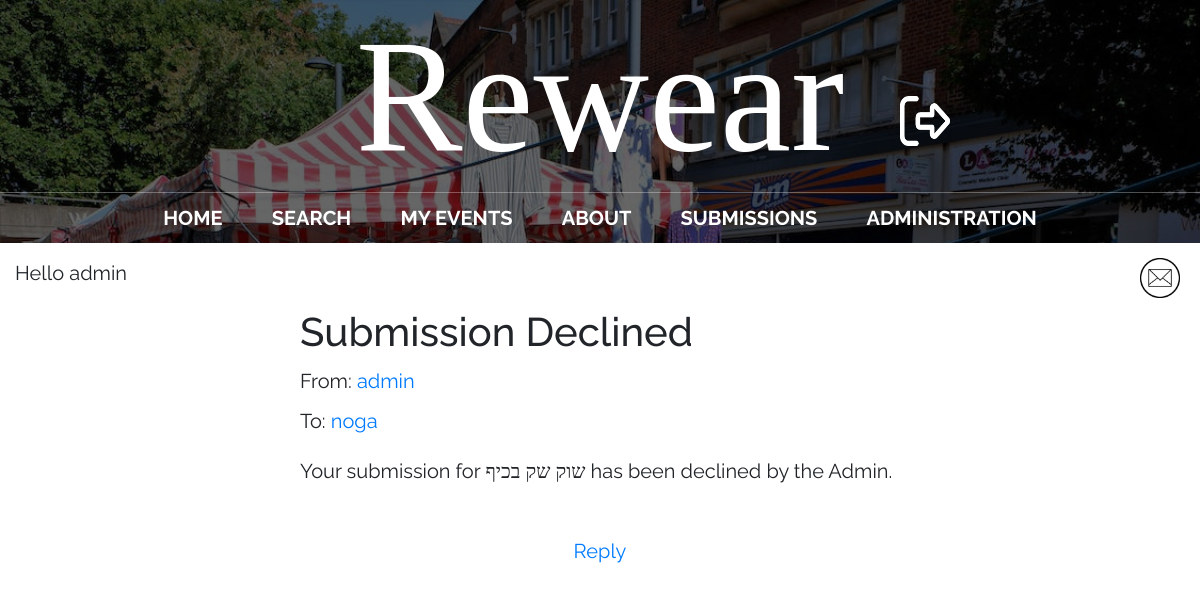
/message_detail/15/ (signed in), run on the app's committed database.
### main/models.py (models this page shows)
class Message(models.Model):
    sender = models.ForeignKey(User, on_delete=models.CASCADE, related_name='sent_messages')
    recipient = models.ForeignKey(User, on_delete=models.CASCADE, related_name='received_messages')
    subject = models.CharField(max_length=255)
    body = models.TextField()
    from django.utils import timezone
    created_at = models.DateTimeField(default=timezone.now)
    is_read = models.BooleanField(default=False)

### main/views.py (the view)
# urls.py: path("message_detail/<message_id>/", views.message_detail, name="message_detail"),
@login_required
def message_detail(request, message_id):
    message = Message.objects.get(id=message_id)
    if request.user == message.recipient:
        message.is_read = True
        message.save()
    new_mail = new_messages(request.user.username)
    return render(request, 'main/message_detail.html', {'message': message, 'new_mail': new_mail})

### main/views.py (called while the page is built)
def new_messages(username):
    try:
        messages = Message.objects.filter(recipient=User.objects.filter(username=username)[0])
        for m in messages:
            if not m.is_read:
                return True
        return False
    except:
        return False

### main/templates/main/message_detail.html (shortened to what this page needs)
{% extends 'main/base.html' %}
{% block content %}
<center>
  <h2 class="details">{{ message.subject }}</h2>
  <p class="details">From: <a href="/profile/{{ message.sender.username }}">{{ message.sender.username }}</a></p>
  <p class="details">To: <a href="/profile/{{ message.recipient.username }}">{{ message.recipient.username }}</a></p>
  <div class="details"><p>{{ message.body | linebreaks}}</p></div>
  <br />
  <a href="/send_message/{{message.sender.username}}/">Reply</a>
</center>
{% endblock %}

### main/templates/main/base.html (shortened to what this page needs)
{% load static %}
<!doctype html>
<html>
	<head>
		<link rel="stylesheet" href="https://stackpath.bootstrapcdn.com/bootstrap/4.3.1/css/bootstrap.min.css">
		<link rel="stylesheet" href="{% static 'css/styles.css' %}">
	</head>
	<body>
	<div id = "content", name = "content">
		<div class="row justify-content-center">
			<div class="col-12">
					<header class="main-header">
						<h1 id="header-title" class="header-name header-name-large" style="text-align: center; position: relative;">Rewear
							{% if user.is_authenticated %}
								<span class="header-photo-wrapper">
									<a href="/logout">
										<img src="{% static 'media/logout.png' %}" alt="logout" class="header-photo" width="50" height="50">
									</a>
								</span>
							{% endif %}
						</h1>
						<nav class="nav main-nav">
							<ul>
								<li><a href="/">Home</a></li>
								{% if user.is_authenticated %}
									<li><a href="/search_page/">Search</a></li>
									<li><a href="/my_events/{{request.user.id}}">My Events</a></li>
								{% endif %}
								<li><a href="/about/">About</a></li>
								{% if user.is_authenticated and user.is_superuser %}
									<li><a href="/submissions/">Submissions
									</a></li>
									<li><a href="/admin/">Administration</a></li>
								{% elif user.is_authenticated and user.is_active%}
								<li><a href="/profile/">My Profile</a></li>
								{% endif %}
							</ul>
						</nav>
					</header>
			{% if user.is_authenticated %}
			<p style="text-align:left;margin:15px;">
				<td><left>Hello {{request.user.username}}</left></td>
				<span style="float:right;">
					{% if new_mail %}
						<a href="/inbox" style="text-decoration:none">
							<img src='{% static "media/new_mail.png" %}' alt="inbox" height=40px width=40px class="animation">&nbsp;
						</a>
					{% else %}
						<a href="/inbox" style="text-decoration:none">
							<img src='{% static "media/mail_icon.png" %}' alt="inbox" height=40px width=40px class="mail_icon">&nbsp;
						</a>
					{% endif %}
				</span>
			</p>
			{% endif %}
				{% block content %}
				{% endblock %}
			</div>
		</div>
	</div>
	</body>
</html>

### static/css/styles.css (style rules this page uses)
* { box-sizing: border-box; font-family: Raleway; }
html, body { margin: 0; padding: 0; }
.nav ul { margin: 0; padding: 0; }
.nav li { display: inline; }
.nav a { display: inline-block; padding: .5em; color: white; text-decoration: none; }
.main-nav { text-align: center; font-size: 1.1em; font-weight: lighter; display: inline; }
.main-nav li { padding: 0 1%; }
.main-header { background-color: rgba(0, 0, 0, .6); background-image: url("../media/Header Background.jpeg"); background-blend-mode: multiply; background-size: cover; }
.header-name { text-align: center; margin: 0; font-size: 4em; font-family: "Arvo"; font-weight: normal; color: white; border-bottom: 1px solid rgba(255, 255, 255, .3) }
.header-name-large { font-size: 8em; }

### main/templates/main/base.html (style rules this page uses)
* { font-size: 20px; }
nav li a { text-transform: uppercase; font-weight: bold; }
.header-photo-wrapper { position: absolute; top: 50%; left: 75%; transition: transform 0.2s ease; opacity: 1; transition: transform 0.2s ease, opacity 0.2s ease; }
.header-photo-wrapper::after { content: "Logout"; position: absolute; top: 105%; left: 50%; transform: translateX(-50%); opacity: 0; transition: opacity 0.2s ease; }
.header-name { text-align: center; position: relative; max-width: 100%; width: 100%; white-space: nowrap; overflow: hidden; text-overflow: ellipsis; }
.mail_icon { transition: transform 0.2s ease; }

### data on the page
Message: subject "Submission Declined", sender.username "admin", recipient.username "noga", body "Your submission for שוק שק בכיף has been declined by the Admin."

### other printed values
{{ request.user.username }} "admin"
